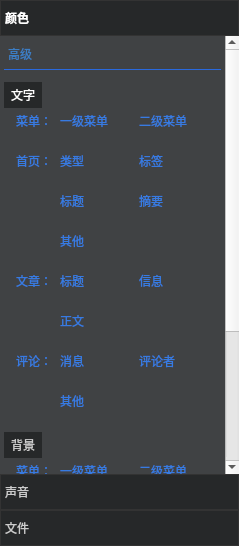
<?xml version="1.0" encoding="UTF-8"?>
<ui version="4.0">
 <class>NormalToolPane</class>
 <widget class="QWidget" name="NormalToolPane">
  <property name="geometry">
   <rect>
    <x>0</x>
    <y>0</y>
    <width>239</width>
    <height>546</height>
   </rect>
  </property>
  <property name="windowTitle">
   <string>Form</string>
  </property>
  <property name="styleSheet">
   <string notr="true"/>
  </property>
  <layout class="QHBoxLayout">
   <property name="leftMargin">
    <number>0</number>
   </property>
   <property name="topMargin">
    <number>0</number>
   </property>
   <property name="rightMargin">
    <number>0</number>
   </property>
   <property name="bottomMargin">
    <number>0</number>
   </property>
   <item>
    <widget class="QToolBox" name="toolBox">
     <property name="maximumSize">
      <size>
       <width>16777215</width>
       <height>16777215</height>
      </size>
     </property>
     <property name="toolTipDuration">
      <number>1</number>
     </property>
     <property name="styleSheet">
      <string notr="true">QToolBox::tab{
	border:1px solid #333;
	color:#ccc;
	font-size:12px;
	background:#262829;


}
QToolBoxButton{
	min-height:36px;
}
QToolBox::tab:selected{
	font-weight:bold;
	color:#fff;
}</string>
     </property>
     <property name="frameShadow">
      <enum>QFrame::Plain</enum>
     </property>
     <property name="midLineWidth">
      <number>1</number>
     </property>
     <property name="currentIndex">
      <number>0</number>
     </property>
     <property name="tabSpacing">
      <number>0</number>
     </property>
     <widget class="QWidget" name="colorPage">
      <property name="geometry">
       <rect>
        <x>0</x>
        <y>0</y>
        <width>239</width>
        <height>438</height>
       </rect>
      </property>
      <attribute name="label">
       <string>颜色</string>
      </attribute>
      <layout class="QHBoxLayout" name="horizontalLayout_2">
       <property name="spacing">
        <number>0</number>
       </property>
       <property name="leftMargin">
        <number>0</number>
       </property>
       <property name="topMargin">
        <number>0</number>
       </property>
       <property name="rightMargin">
        <number>0</number>
       </property>
       <property name="bottomMargin">
        <number>0</number>
       </property>
       <item>
        <widget class="QScrollArea" name="scrollArea">
         <property name="focusPolicy">
          <enum>Qt::ClickFocus</enum>
         </property>
         <property name="styleSheet">
          <string notr="true">QScrollArea{border:none;}
</string>
         </property>
         <property name="widgetResizable">
          <bool>true</bool>
         </property>
         <widget class="QWidget" name="scrollAreaWidgetContents">
          <property name="geometry">
           <rect>
            <x>0</x>
            <y>-210</y>
            <width>224</width>
            <height>648</height>
           </rect>
          </property>
          <property name="styleSheet">
           <string notr="true">QWidget{border:none;}</string>
          </property>
          <layout class="QHBoxLayout" name="horizontalLayout_3">
           <property name="spacing">
            <number>0</number>
           </property>
           <property name="leftMargin">
            <number>0</number>
           </property>
           <property name="topMargin">
            <number>0</number>
           </property>
           <property name="rightMargin">
            <number>0</number>
           </property>
           <property name="bottomMargin">
            <number>0</number>
           </property>
           <item>
            <widget class="QFrame" name="frame">
             <property name="focusPolicy">
              <enum>Qt::ClickFocus</enum>
             </property>
             <property name="styleSheet">
              <string notr="true">QFrame{
	background:#404244;
	border:none;
}
QFrame:focus{
	border:2px solid #59a9fb;
}</string>
             </property>
             <property name="frameShape">
              <enum>QFrame::StyledPanel</enum>
             </property>
             <property name="frameShadow">
              <enum>QFrame::Raised</enum>
             </property>
             <layout class="QVBoxLayout" name="verticalLayout_">
              <property name="spacing">
               <number>6</number>
              </property>
              <property name="leftMargin">
               <number>4</number>
              </property>
              <property name="rightMargin">
               <number>4</number>
              </property>
              <item alignment="Qt::AlignLeft">
               <widget class="QPushButton" name="pushDownBtn">
                <property name="sizePolicy">
                 <sizepolicy hsizetype="Fixed" vsizetype="Fixed">
                  <horstretch>0</horstretch>
                  <verstretch>0</verstretch>
                 </sizepolicy>
                </property>
                <property name="styleSheet">
                 <string notr="true">QPushButton{
color:#3c7ec5;
padding:0px 4px;
}
QPushButton:hover{
	border:1px solid #2a69dd;
}</string>
                </property>
                <property name="text">
                 <string>高级</string>
                </property>
               </widget>
              </item>
              <item>
               <widget class="QFrame" name="hightColor">
                <property name="sizePolicy">
                 <sizepolicy hsizetype="Preferred" vsizetype="Preferred">
                  <horstretch>0</horstretch>
                  <verstretch>0</verstretch>
                 </sizepolicy>
                </property>
                <property name="styleSheet">
                 <string notr="true">
QFrame{
	border-top:1px solid #2a69dd;
}
QLabel{
	color:#377be2;
	border:none;
}
ColorLabel{
	max-height:12px;
	border:1px solid #fff;
	border-radius:6px;
}</string>
                </property>
                <property name="frameShape">
                 <enum>QFrame::StyledPanel</enum>
                </property>
                <property name="frameShadow">
                 <enum>QFrame::Raised</enum>
                </property>
                <layout class="QVBoxLayout" name="verticalLayout_2">
                 <property name="spacing">
                  <number>4</number>
                 </property>
                 <property name="leftMargin">
                  <number>0</number>
                 </property>
                 <property name="topMargin">
                  <number>12</number>
                 </property>
                 <property name="rightMargin">
                  <number>0</number>
                 </property>
                 <item>
                  <widget class="QLabel" name="label">
                   <property name="sizePolicy">
                    <sizepolicy hsizetype="Fixed" vsizetype="Fixed">
                     <horstretch>0</horstretch>
                     <verstretch>0</verstretch>
                    </sizepolicy>
                   </property>
                   <property name="styleSheet">
                    <string notr="true">background:#262829;
padding:4px;
color:white;</string>
                   </property>
                   <property name="text">
                    <string>文字</string>
                   </property>
                  </widget>
                 </item>
                 <item>
                  <layout class="QGridLayout" name="gridLayout_2">
                   <property name="leftMargin">
                    <number>12</number>
                   </property>
                   <property name="rightMargin">
                    <number>12</number>
                   </property>
                   <property name="horizontalSpacing">
                    <number>8</number>
                   </property>
                   <property name="verticalSpacing">
                    <number>4</number>
                   </property>
                   <item row="9" column="2">
                    <widget class="ColorLabel" name="artiInfoText">
                     <property name="text">
                      <string/>
                     </property>
                    </widget>
                   </item>
                   <item row="2" column="0">
                    <widget class="QLabel" name="label_10">
                     <property name="text">
                      <string>首页：</string>
                     </property>
                    </widget>
                   </item>
                   <item row="4" column="2">
                    <widget class="QLabel" name="label_13">
                     <property name="text">
                      <string>摘要</string>
                     </property>
                    </widget>
                   </item>
                   <item row="12" column="2">
                    <widget class="QLabel" name="label_39">
                     <property name="text">
                      <string>评论者</string>
                     </property>
                    </widget>
                   </item>
                   <item row="5" column="2">
                    <widget class="ColorLabel" name="tipText">
                     <property name="text">
                      <string/>
                     </property>
                    </widget>
                   </item>
                   <item row="8" column="0">
                    <widget class="QLabel" name="label_31">
                     <property name="text">
                      <string>文章：</string>
                     </property>
                    </widget>
                   </item>
                   <item row="13" column="2">
                    <widget class="ColorLabel" name="comNameText">
                     <property name="text">
                      <string/>
                     </property>
                    </widget>
                   </item>
                   <item row="8" column="1">
                    <widget class="QLabel" name="label_33">
                     <property name="text">
                      <string>标题</string>
                     </property>
                    </widget>
                   </item>
                   <item row="11" column="1">
                    <widget class="ColorLabel" name="artiTextText">
                     <property name="text">
                      <string/>
                     </property>
                    </widget>
                   </item>
                   <item row="3" column="2">
                    <widget class="ColorLabel" name="tagText">
                     <property name="text">
                      <string/>
                     </property>
                    </widget>
                   </item>
                   <item row="5" column="1">
                    <widget class="ColorLabel" name="maintitleText">
                     <property name="text">
                      <string/>
                     </property>
                    </widget>
                   </item>
                   <item row="10" column="1">
                    <widget class="QLabel" name="label_34">
                     <property name="text">
                      <string>正文</string>
                     </property>
                    </widget>
                   </item>
                   <item row="12" column="1">
                    <widget class="QLabel" name="label_38">
                     <property name="text">
                      <string>消息</string>
                     </property>
                    </widget>
                   </item>
                   <item row="8" column="2">
                    <widget class="QLabel" name="label_32">
                     <property name="text">
                      <string>信息</string>
                     </property>
                    </widget>
                   </item>
                   <item row="13" column="1">
                    <widget class="ColorLabel" name="comTextText">
                     <property name="text">
                      <string/>
                     </property>
                    </widget>
                   </item>
                   <item row="14" column="1">
                    <widget class="QLabel" name="label_40">
                     <property name="text">
                      <string>其他</string>
                     </property>
                    </widget>
                   </item>
                   <item row="12" column="0">
                    <widget class="QLabel" name="label_41">
                     <property name="text">
                      <string>评论：</string>
                     </property>
                    </widget>
                   </item>
                   <item row="0" column="2">
                    <widget class="QLabel" name="label_5">
                     <property name="text">
                      <string>二级菜单</string>
                     </property>
                    </widget>
                   </item>
                   <item row="0" column="1">
                    <widget class="QLabel" name="label_4">
                     <property name="text">
                      <string>一级菜单</string>
                     </property>
                    </widget>
                   </item>
                   <item row="0" column="0">
                    <widget class="QLabel" name="label_3">
                     <property name="sizePolicy">
                      <sizepolicy hsizetype="Fixed" vsizetype="Preferred">
                       <horstretch>0</horstretch>
                       <verstretch>0</verstretch>
                      </sizepolicy>
                     </property>
                     <property name="text">
                      <string>菜单：</string>
                     </property>
                    </widget>
                   </item>
                   <item row="3" column="1">
                    <widget class="ColorLabel" name="typeText">
                     <property name="text">
                      <string/>
                     </property>
                    </widget>
                   </item>
                   <item row="1" column="2">
                    <widget class="ColorLabel" name="secondmenuText">
                     <property name="text">
                      <string/>
                     </property>
                    </widget>
                   </item>
                   <item row="1" column="1">
                    <widget class="ColorLabel" name="firstmenuText">
                     <property name="text">
                      <string/>
                     </property>
                    </widget>
                   </item>
                   <item row="7" column="1">
                    <widget class="ColorLabel" name="otherText">
                     <property name="text">
                      <string/>
                     </property>
                    </widget>
                   </item>
                   <item row="2" column="2">
                    <widget class="QLabel" name="label_11">
                     <property name="text">
                      <string>标签</string>
                     </property>
                    </widget>
                   </item>
                   <item row="2" column="1">
                    <widget class="QLabel" name="label_9">
                     <property name="text">
                      <string>类型</string>
                     </property>
                    </widget>
                   </item>
                   <item row="4" column="1">
                    <widget class="QLabel" name="label_12">
                     <property name="text">
                      <string>标题</string>
                     </property>
                    </widget>
                   </item>
                   <item row="6" column="1">
                    <widget class="QLabel" name="label_14">
                     <property name="text">
                      <string>其他</string>
                     </property>
                    </widget>
                   </item>
                   <item row="9" column="1">
                    <widget class="ColorLabel" name="artiTitleText">
                     <property name="text">
                      <string/>
                     </property>
                    </widget>
                   </item>
                   <item row="15" column="1">
                    <widget class="ColorLabel" name="comInfoText">
                     <property name="text">
                      <string/>
                     </property>
                    </widget>
                   </item>
                  </layout>
                 </item>
                 <item>
                  <widget class="QLabel" name="label_2">
                   <property name="sizePolicy">
                    <sizepolicy hsizetype="Fixed" vsizetype="Fixed">
                     <horstretch>0</horstretch>
                     <verstretch>0</verstretch>
                    </sizepolicy>
                   </property>
                   <property name="styleSheet">
                    <string notr="true">background:#262829;
padding:4px;
color:#ccc;</string>
                   </property>
                   <property name="text">
                    <string>背景</string>
                   </property>
                  </widget>
                 </item>
                 <item>
                  <layout class="QGridLayout" name="gridLayout_3">
                   <property name="leftMargin">
                    <number>12</number>
                   </property>
                   <property name="rightMargin">
                    <number>12</number>
                   </property>
                   <property name="horizontalSpacing">
                    <number>8</number>
                   </property>
                   <property name="verticalSpacing">
                    <number>4</number>
                   </property>
                   <item row="0" column="0">
                    <widget class="QLabel" name="label_7">
                     <property name="sizePolicy">
                      <sizepolicy hsizetype="Fixed" vsizetype="Preferred">
                       <horstretch>0</horstretch>
                       <verstretch>0</verstretch>
                      </sizepolicy>
                     </property>
                     <property name="text">
                      <string>菜单：</string>
                     </property>
                    </widget>
                   </item>
                   <item row="3" column="2">
                    <widget class="ColorLabel" name="label_29">
                     <property name="text">
                      <string/>
                     </property>
                    </widget>
                   </item>
                   <item row="3" column="1">
                    <widget class="ColorLabel" name="label_28">
                     <property name="text">
                      <string/>
                     </property>
                    </widget>
                   </item>
                   <item row="0" column="2">
                    <widget class="QLabel" name="label_21">
                     <property name="text">
                      <string>二级菜单</string>
                     </property>
                    </widget>
                   </item>
                   <item row="4" column="1">
                    <widget class="QLabel" name="label_25">
                     <property name="text">
                      <string>主背景</string>
                     </property>
                    </widget>
                   </item>
                   <item row="6" column="1">
                    <widget class="QLabel" name="label_46">
                     <property name="text">
                      <string>文章</string>
                     </property>
                    </widget>
                   </item>
                   <item row="6" column="2">
                    <widget class="QLabel" name="label_47">
                     <property name="text">
                      <string>评论</string>
                     </property>
                    </widget>
                   </item>
                   <item row="6" column="0">
                    <widget class="QLabel" name="label_45">
                     <property name="text">
                      <string>内涵：</string>
                     </property>
                    </widget>
                   </item>
                   <item row="2" column="2">
                    <widget class="QLabel" name="label_24">
                     <property name="text">
                      <string>卡片</string>
                     </property>
                    </widget>
                   </item>
                   <item row="0" column="1">
                    <widget class="QLabel" name="label_20">
                     <property name="text">
                      <string>一级菜单</string>
                     </property>
                    </widget>
                   </item>
                   <item row="2" column="0">
                    <widget class="QLabel" name="label_22">
                     <property name="text">
                      <string>首页：</string>
                     </property>
                    </widget>
                   </item>
                   <item row="1" column="1">
                    <widget class="ColorLabel" name="label_26">
                     <property name="text">
                      <string/>
                     </property>
                    </widget>
                   </item>
                   <item row="1" column="2">
                    <widget class="ColorLabel" name="label_27">
                     <property name="text">
                      <string/>
                     </property>
                    </widget>
                   </item>
                   <item row="2" column="1">
                    <widget class="QLabel" name="label_23">
                     <property name="text">
                      <string>选项卡</string>
                     </property>
                    </widget>
                   </item>
                   <item row="5" column="1">
                    <widget class="ColorLabel" name="label_30">
                     <property name="text">
                      <string/>
                     </property>
                    </widget>
                   </item>
                   <item row="7" column="2">
                    <widget class="ColorLabel" name="label_49">
                     <property name="text">
                      <string/>
                     </property>
                    </widget>
                   </item>
                   <item row="7" column="1">
                    <widget class="ColorLabel" name="label_48">
                     <property name="text">
                      <string/>
                     </property>
                    </widget>
                   </item>
                  </layout>
                 </item>
                 <item>
                  <layout class="QHBoxLayout" name="horizontalLayout">
                   <property name="topMargin">
                    <number>6</number>
                   </property>
                   <item>
                    <widget class="QPushButton" name="applyBtn">
                     <property name="styleSheet">
                      <string notr="true">QPushButton{
	color:#2a69dd;
	padding:4px;
	border:1px solid #2a69dd;
	border-radius:4px;
}
QPushButton:hover{
	background:#262829;
	color:#ccc;
}</string>
                     </property>
                     <property name="text">
                      <string>应用</string>
                     </property>
                    </widget>
                   </item>
                   <item>
                    <widget class="QPushButton" name="pushUpBtn">
                     <property name="styleSheet">
                      <string notr="true">QPushButton{
	color:#2a69dd;
	padding:4px;
	border:1px solid #2a69dd;
	border-radius:4px;
}
QPushButton:hover{
	background:#262829;
	color:#ccc;
}</string>
                     </property>
                     <property name="text">
                      <string>收起</string>
                     </property>
                    </widget>
                   </item>
                  </layout>
                 </item>
                 <item>
                  <spacer name="verticalSpacer">
                   <property name="orientation">
                    <enum>Qt::Vertical</enum>
                   </property>
                   <property name="sizeHint" stdset="0">
                    <size>
                     <width>20</width>
                     <height>40</height>
                    </size>
                   </property>
                  </spacer>
                 </item>
                </layout>
               </widget>
              </item>
             </layout>
            </widget>
           </item>
          </layout>
         </widget>
        </widget>
       </item>
      </layout>
     </widget>
     <widget class="QWidget" name="audioPage">
      <property name="geometry">
       <rect>
        <x>0</x>
        <y>0</y>
        <width>239</width>
        <height>438</height>
       </rect>
      </property>
      <attribute name="label">
       <string>声音</string>
      </attribute>
      <layout class="QHBoxLayout" name="horizontalLayout_4">
       <property name="spacing">
        <number>0</number>
       </property>
       <property name="leftMargin">
        <number>0</number>
       </property>
       <property name="topMargin">
        <number>0</number>
       </property>
       <property name="rightMargin">
        <number>0</number>
       </property>
       <property name="bottomMargin">
        <number>0</number>
       </property>
       <item>
        <widget class="QScrollArea" name="scrollArea_2">
         <property name="styleSheet">
          <string notr="true">QScrollArea{border:none;}
</string>
         </property>
         <property name="widgetResizable">
          <bool>true</bool>
         </property>
         <widget class="QWidget" name="scrollAreaWidgetContents_2">
          <property name="geometry">
           <rect>
            <x>0</x>
            <y>0</y>
            <width>239</width>
            <height>438</height>
           </rect>
          </property>
          <property name="styleSheet">
           <string notr="true"/>
          </property>
          <layout class="QHBoxLayout" name="horizontalLayout_5">
           <property name="spacing">
            <number>0</number>
           </property>
           <property name="leftMargin">
            <number>0</number>
           </property>
           <property name="topMargin">
            <number>0</number>
           </property>
           <property name="rightMargin">
            <number>0</number>
           </property>
           <property name="bottomMargin">
            <number>0</number>
           </property>
           <item>
            <widget class="QFrame" name="frame_2">
             <property name="styleSheet">
              <string notr="true">QFrame{

	background:#404244;
	border:none;
}
QFrame:focus{
	border:2px solid #59a9fb;
}</string>
             </property>
             <property name="frameShape">
              <enum>QFrame::StyledPanel</enum>
             </property>
             <property name="frameShadow">
              <enum>QFrame::Raised</enum>
             </property>
            </widget>
           </item>
          </layout>
         </widget>
        </widget>
       </item>
      </layout>
     </widget>
     <widget class="QWidget" name="filePage">
      <property name="geometry">
       <rect>
        <x>0</x>
        <y>0</y>
        <width>239</width>
        <height>438</height>
       </rect>
      </property>
      <attribute name="label">
       <string>文件</string>
      </attribute>
     </widget>
    </widget>
   </item>
  </layout>
 </widget>
 <customwidgets>
  <customwidget>
   <class>ColorLabel</class>
   <extends>QLabel</extends>
   <header>widget/label/colorlabel.h</header>
  </customwidget>
 </customwidgets>
 <resources/>
 <connections/>
</ui>
